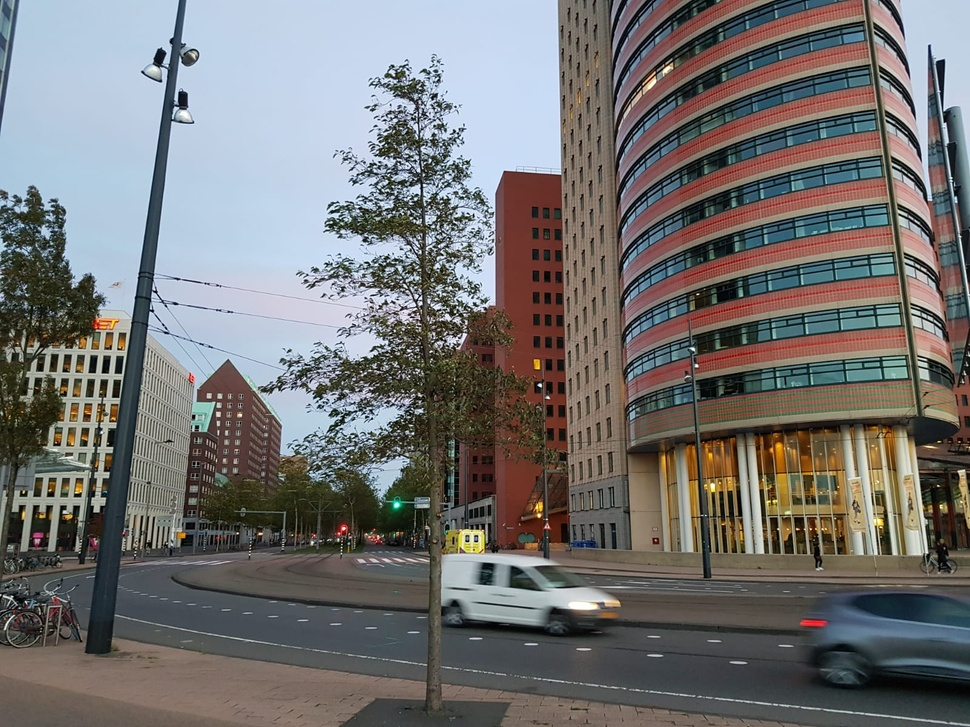
#> input picture recolor/rotterdam.jpg, 970 x 727 px, shrunk from 1600 x 1200 before the run
$ python data.py
#> lines starting #> are read from the running program, lines starting #| are printed output that depends on the picture
#!/usr/bin/python3

import cv2
import numpy as np


class Midpoint:

    # [24 lines left out: functions __init__, next_position, not called in this run]


class Box:

    def __init__(self, source, margin, color=cv2.IMREAD_COLOR):

#> called with source = 'rotterdam.jpg', margin = 50, color = 1
        if self is not OuterBox:
            self.img = cv2.imread(source, color)
#> self.img is the input picture: shape (727, 970, 3); mean B, G, R 113.8, 114.5, 115.8

        self.margin = margin
        self.length = 2*margin + 1
        self.shape = (self.length, self.length, 3)

        self.shape_1d = np.prod(self.shape)

    # [6 lines left out: function next, not called in this run]


class OuterBox(Box):

    def __init__(self, source, margin, void_color):
        self.img = self.load_img(source, margin, void_color)
        Box.__init__(self, source, margin, color=cv2.IMREAD_GRAYSCALE)

    def load_img(self, source, margin, void_color):

#> called with source = 'rotterdam.jpg', margin = 70, void_color = 255
        img_data = cv2.imread(source, 0)
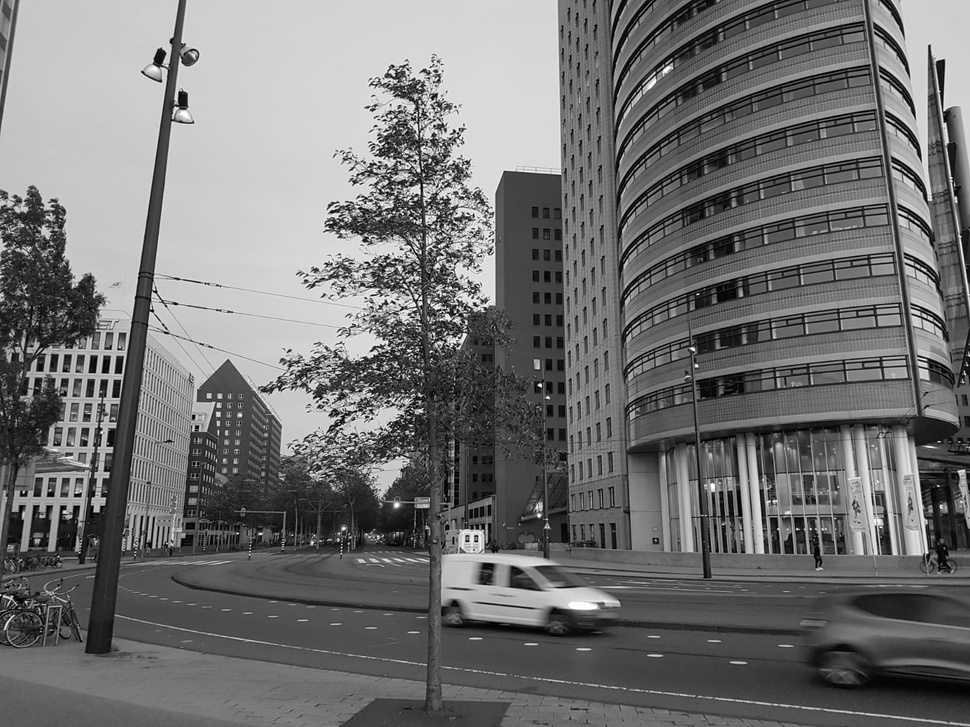
#> img_data: shape (727, 970); min 0, max 255, mean 114.8

        new_shape = (img_data.shape[0] + 2*margin,
                     img_data.shape[1] + 2*margin)
#> new_shape = (867, 1110)
        # Add a border of void_color entries around the matrix
        new_data = np.ones(new_shape, dtype=int) * void_color
        new_data[margin:img_data.shape[0]+margin,
                 margin:img_data.shape[1]+margin] = img_data
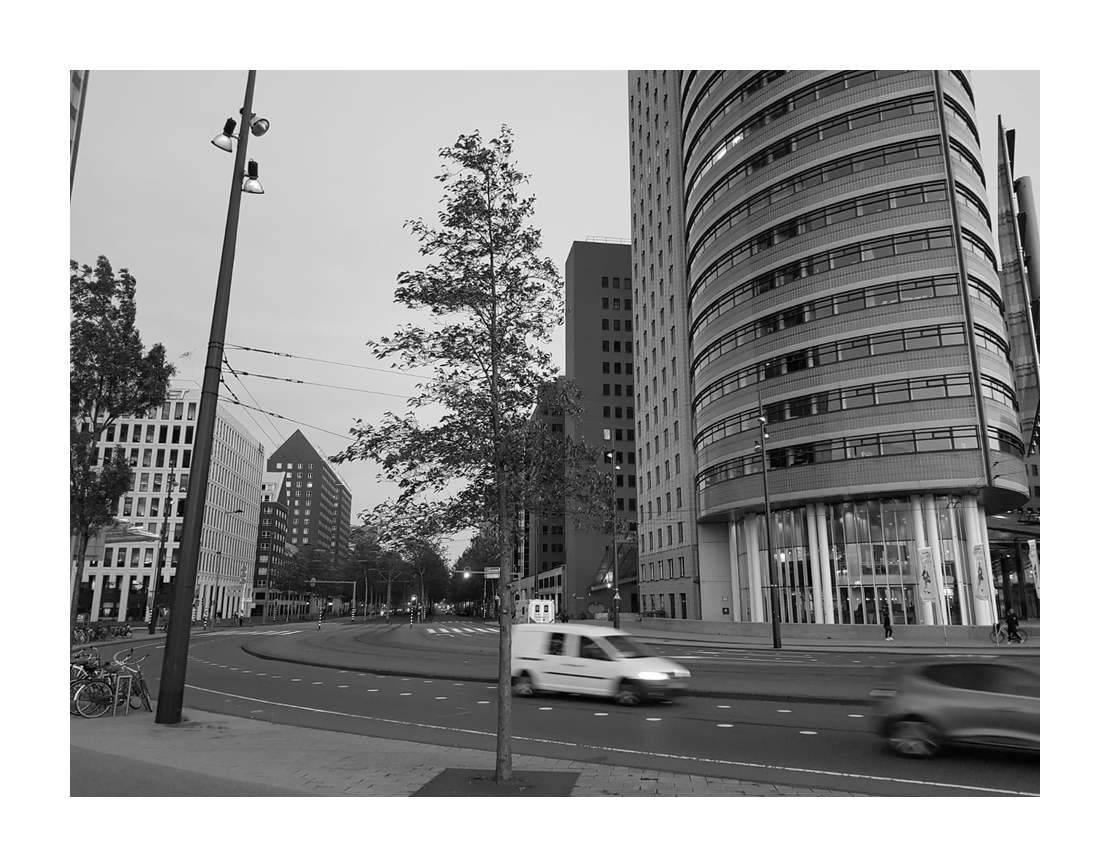
#> new_data: shape (867, 1110) int64; min 0, max 255, mean 152.3

        return new_data

    # [6 lines left out: function next, not called in this run]


class Data:

    def __init__(self, source, inner_margin, outer_margin, void_color):

        self.inner_box = Box(source, inner_margin)
        self.outer_box = OuterBox(source, outer_margin, void_color)
#> (the run stopped early here; a loop or call above may not have finished)
